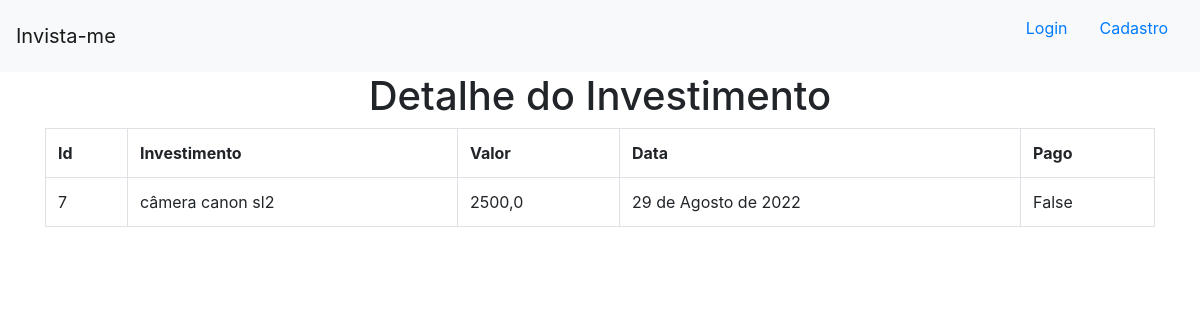
Screenshot of //7 with the database file from the repository.
### invista_me/models.py (models this page shows)
class Investimento(models.Model):
    investimento = models.TextField(max_length=255)
    valor = models.FloatField()
    pago = models.BooleanField(default=False )
    data = models.DateField()

### invista_me/views.py (the view)
# urls.py: path('/<int:id_investimento>',views.detalhe,name='detalhe'),
def detalhe(request, id_investimento):
    dados = {
        'dados': Investimento.objects.get(pk=id_investimento)
    }
    return render(request,'investimentos/detalhe.html',dados)

### invista_me/templates/investimentos/detalhe.html
{% extends 'investimentos/base.html' %}
{% block conteudo %}
<h1 style='text-align: center;'>Detalhe do Investimento</h1>
<div class="container">
    <table class='table table-hover table-bordered'>
        <tr>
            <th>Id</th>
            <th>Investimento</th>
            <th>Valor</th>
            <th>Data</th>
            <th>Pago</th>
        </tr>
        <tr>
            <td>{{dados.id}}</td>
            <td>{{dados.investimento}}</td>
            <td>{{dados.valor}}</td>
            <td>{{dados.data}}</td>
            <td>{{dados.pago}}</td>
        </tr>
    </table>
</div>
{% endblock %}

### rows the page displays
Investimento: id "7", investimento "câmera canon sl2", valor "2500,0", data "29 de Agosto de 2022", pago "False"
